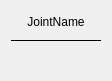
<?xml version="1.0" encoding="UTF-8"?>
<ui version="4.0">
 <class>jointItemTree</class>
 <widget class="QWidget" name="jointItemTree">
  <property name="geometry">
   <rect>
    <x>0</x>
    <y>0</y>
    <width>112</width>
    <height>81</height>
   </rect>
  </property>
  <property name="sizePolicy">
   <sizepolicy hsizetype="MinimumExpanding" vsizetype="MinimumExpanding">
    <horstretch>0</horstretch>
    <verstretch>0</verstretch>
   </sizepolicy>
  </property>
  <property name="windowTitle">
   <string>Form</string>
  </property>
  <property name="autoFillBackground">
   <bool>true</bool>
  </property>
  <layout class="QVBoxLayout" name="verticalLayout_2">
   <item>
    <widget class="QLabel" name="jointName">
     <property name="sizePolicy">
      <sizepolicy hsizetype="MinimumExpanding" vsizetype="MinimumExpanding">
       <horstretch>0</horstretch>
       <verstretch>0</verstretch>
      </sizepolicy>
     </property>
     <property name="autoFillBackground">
      <bool>true</bool>
     </property>
     <property name="text">
      <string>JointName</string>
     </property>
     <property name="alignment">
      <set>Qt::AlignCenter</set>
     </property>
     <property name="textInteractionFlags">
      <set>Qt::NoTextInteraction</set>
     </property>
    </widget>
   </item>
   <item>
    <widget class="Line" name="line">
     <property name="frameShadow">
      <enum>QFrame::Plain</enum>
     </property>
     <property name="orientation">
      <enum>Qt::Horizontal</enum>
     </property>
    </widget>
   </item>
   <item>
    <widget class="QLabel" name="jointMode">
     <property name="sizePolicy">
      <sizepolicy hsizetype="MinimumExpanding" vsizetype="MinimumExpanding">
       <horstretch>0</horstretch>
       <verstretch>0</verstretch>
      </sizepolicy>
     </property>
     <property name="text">
      <string/>
     </property>
     <property name="alignment">
      <set>Qt::AlignCenter</set>
     </property>
     <property name="textInteractionFlags">
      <set>Qt::NoTextInteraction</set>
     </property>
    </widget>
   </item>
  </layout>
 </widget>
 <resources/>
 <connections/>
</ui>
